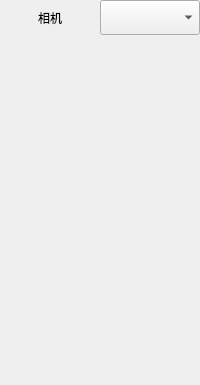
      <widget class="QWidget" name="widget_4" native="true">
       <layout class="QGridLayout" name="gridLayout" rowstretch="0,1">
        <property name="leftMargin">
         <number>0</number>
        </property>
        <property name="topMargin">
         <number>0</number>
        </property>
        <property name="rightMargin">
         <number>0</number>
        </property>
        <property name="bottomMargin">
         <number>0</number>
        </property>
        <property name="spacing">
         <number>0</number>
        </property>
        <item row="0" column="0">
         <layout class="QHBoxLayout" name="horizontalLayout_30" stretch="1,1">
          <property name="spacing">
           <number>0</number>
          </property>
          <item>
           <widget class="QLabel" name="label">
            <property name="sizePolicy">
             <sizepolicy hsizetype="Preferred" vsizetype="Fixed">
              <horstretch>0</horstretch>
              <verstretch>0</verstretch>
             </sizepolicy>
            </property>
            <property name="minimumSize">
             <size>
              <width>0</width>
              <height>35</height>
             </size>
            </property>
            <property name="text">
             <string>相机</string>
            </property>
            <property name="alignment">
             <set>Qt::AlignCenter</set>
            </property>
           </widget>
          </item>
          <item>
           <widget class="vComboBox" name="cbx_Camera">
            <property name="minimumSize">
             <size>
              <width>0</width>
              <height>35</height>
             </size>
            </property>
           </widget>
          </item>
         </layout>
        </item>
        <item row="1" column="0">
         <widget class="QWidget" name="widget_5" native="true">
          <property name="minimumSize">
           <size>
            <width>0</width>
            <height>350</height>
           </size>
          </property>
          <layout class="QGridLayout" name="CameraLayout">
           <property name="leftMargin">
            <number>0</number>
           </property>
           <property name="topMargin">
            <number>0</number>
           </property>
           <property name="rightMargin">
            <number>0</number>
           </property>
           <property name="bottomMargin">
            <number>0</number>
           </property>
           <property name="spacing">
            <number>0</number>
           </property>
          </layout>
         </widget>
        </item>
       </layout>
      </widget>
